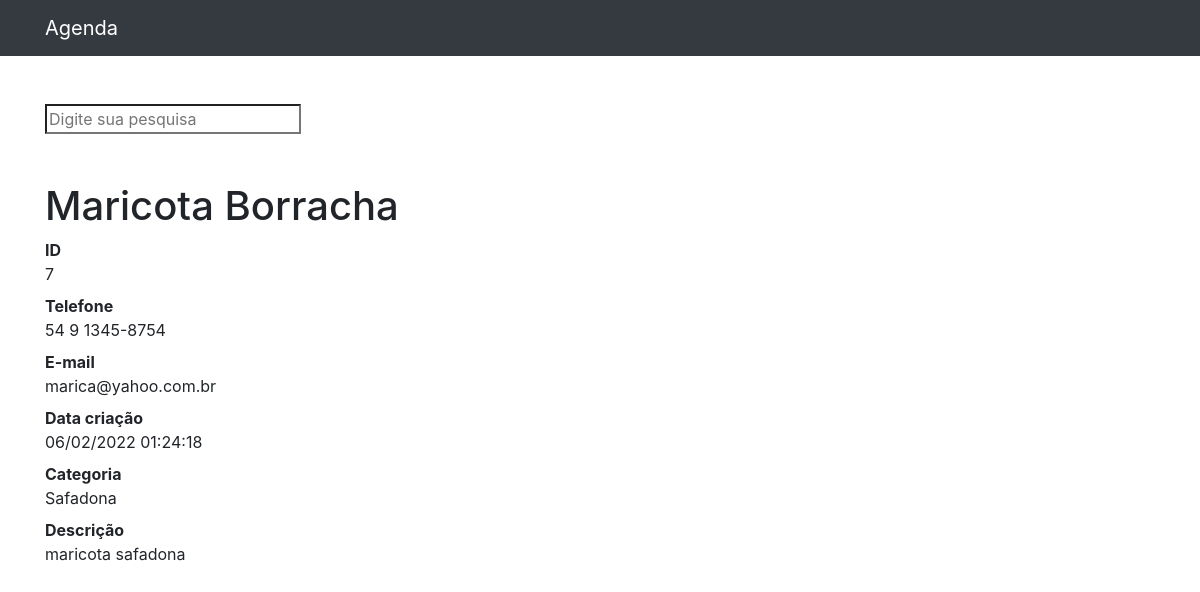
/7, run on the app's committed database.
### contatos/models.py (models this page shows, shortened)
class Contato(models.Model):
    nome = models.CharField(max_length=255)
    sobrenome = models.CharField(max_length=255, blank=True)
    telefone = models.CharField(max_length=255)
    email = models.CharField(max_length=255, blank=True)
    data_criacao = models.DateTimeField(default=timezone.now)
    descricao = models.TextField(blank=True)
    categoria = models.ForeignKey(Categoria, on_delete=models.DO_NOTHING)
    mostrar = models.BooleanField(default=True)
    foto = models.ImageField(blank=True, upload_to='fotos/%Y/%m/d')

class Categoria(models.Model):
    nome = models.CharField(max_length=255)
    def __str__(self):
        return self.nome

### contatos/views.py (the view)
# urls.py: path('<int:contato_id>', views.ver_contato, name='ver_contato'),
def ver_contato(request, contato_id):
    contato = get_object_or_404(Contato, id=contato_id)
    if not contato.mostrar:
        raise Http404
    return render(request, 'contatos/ver_contato.html',{
        'contato': contato
    })

### contatos/templates/contatos/ver_contato.html (shortened to what this page needs)
{% extends 'base.html'%}
{% block 'conteudo'%}
<h1 class="mt-5">{{ contato.nome}} {{ contato.sobrenome}}</h1>
        <dl>
          <dt>ID</dt>
          <dd>{{ contato.id}}</dd>
          <dt>Telefone</dt>
          <dd>{{ contato.telefone}}</dd>
          <dt>E-mail</dt>
          <dd>{{ contato.email}}</dd>
          <dt>Data criação</dt>
          <dd>{{ contato.data_criacao|date:'d/m/Y H:i:s'}}</dd>
          <dt>Categoria</dt>
          <dd>{{ contato.categoria}}</dd>
          <dt>Descrição</dt>
          <dd>
            {{ contato.descricao}}
          </dd>
        </dl>
{%endblock%}

### data on the page
Contato: nome "Maricota", sobrenome "Borracha", id "7", telefone "54 9 1345-8754", email "marica@yahoo.com.br", data_criacao "06/02/2022 01:24:18", categoria "Safadona", descricao "maricota safadona"
